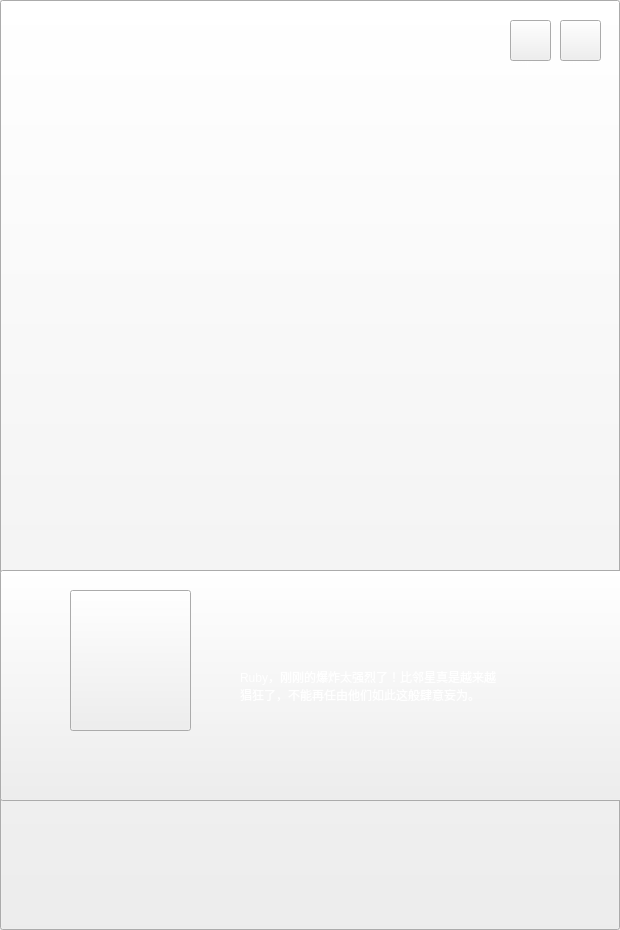
<?xml version="1.0" encoding="UTF-8"?>
<ui version="4.0">
 <class>ptwo</class>
 <widget class="QWidget" name="ptwo">
  <property name="geometry">
   <rect>
    <x>0</x>
    <y>0</y>
    <width>620</width>
    <height>930</height>
   </rect>
  </property>
  <property name="windowTitle">
   <string>Form</string>
  </property>
  <widget class="QPushButton" name="buttonone">
   <property name="geometry">
    <rect>
     <x>0</x>
     <y>0</y>
     <width>620</width>
     <height>930</height>
    </rect>
   </property>
   <property name="styleSheet">
    <string notr="true">border-image: url(:/ui/bgtwoo.png);</string>
   </property>
   <property name="text">
    <string/>
   </property>
  </widget>
  <widget class="QToolButton" name="toolButton">
   <property name="geometry">
    <rect>
     <x>0</x>
     <y>570</y>
     <width>631</width>
     <height>231</height>
    </rect>
   </property>
   <property name="styleSheet">
    <string notr="true">border-image: url(:/new/prefix1/ui/contact.png);</string>
   </property>
   <property name="text">
    <string/>
   </property>
  </widget>
  <widget class="QToolButton" name="toolButton_2">
   <property name="geometry">
    <rect>
     <x>70</x>
     <y>590</y>
     <width>121</width>
     <height>141</height>
    </rect>
   </property>
   <property name="styleSheet">
    <string notr="true">
border-image: url(:/ui/character_maleAdventurer_behindBack.png);</string>
   </property>
   <property name="text">
    <string/>
   </property>
  </widget>
  <widget class="QLabel" name="label">
   <property name="geometry">
    <rect>
     <x>240</x>
     <y>620</y>
     <width>261</width>
     <height>131</height>
    </rect>
   </property>
   <property name="sizePolicy">
    <sizepolicy hsizetype="Fixed" vsizetype="Preferred">
     <horstretch>0</horstretch>
     <verstretch>0</verstretch>
    </sizepolicy>
   </property>
   <property name="styleSheet">
    <string notr="true">color: rgb(255, 255, 255);
font: 75 11pt &quot;微软雅黑&quot;;</string>
   </property>
   <property name="text">
    <string>Ruby，刚刚的爆炸太强烈了！比邻星真是越来越猖狂了，不能再任由他们如此这般肆意妄为。</string>
   </property>
   <property name="alignment">
    <set>Qt::AlignLeading|Qt::AlignLeft|Qt::AlignVCenter</set>
   </property>
   <property name="wordWrap">
    <bool>true</bool>
   </property>
  </widget>
  <widget class="QPushButton" name="pushButton_3">
   <property name="geometry">
    <rect>
     <x>0</x>
     <y>0</y>
     <width>620</width>
     <height>930</height>
    </rect>
   </property>
   <property name="styleSheet">
    <string notr="true">background:transparent;</string>
   </property>
   <property name="text">
    <string/>
   </property>
   <property name="flat">
    <bool>true</bool>
   </property>
  </widget>
  <widget class="QLabel" name="label_3">
   <property name="geometry">
    <rect>
     <x>562</x>
     <y>52</y>
     <width>41</width>
     <height>16</height>
    </rect>
   </property>
   <property name="styleSheet">
    <string notr="true">color: rgb(255, 255, 255);

font: 75 8pt &quot;Cooper Black&quot;;</string>
   </property>
   <property name="text">
    <string>back</string>
   </property>
  </widget>
  <widget class="QPushButton" name="pushButton_4">
   <property name="geometry">
    <rect>
     <x>505</x>
     <y>20</y>
     <width>51</width>
     <height>51</height>
    </rect>
   </property>
   <property name="styleSheet">
    <string notr="true">background:transparent;</string>
   </property>
   <property name="text">
    <string/>
   </property>
   <property name="flat">
    <bool>true</bool>
   </property>
  </widget>
  <widget class="QLabel" name="label_2">
   <property name="geometry">
    <rect>
     <x>512</x>
     <y>52</y>
     <width>41</width>
     <height>16</height>
    </rect>
   </property>
   <property name="styleSheet">
    <string notr="true">color: rgb(255, 255, 255);

font: 75 8pt &quot;Cooper Black&quot;;</string>
   </property>
   <property name="text">
    <string>skip</string>
   </property>
  </widget>
  <widget class="QPushButton" name="pushButton_5">
   <property name="geometry">
    <rect>
     <x>560</x>
     <y>20</y>
     <width>51</width>
     <height>51</height>
    </rect>
   </property>
   <property name="styleSheet">
    <string notr="true">background:transparent;</string>
   </property>
   <property name="text">
    <string/>
   </property>
   <property name="flat">
    <bool>true</bool>
   </property>
  </widget>
  <widget class="QPushButton" name="pushButton_6">
   <property name="geometry">
    <rect>
     <x>560</x>
     <y>20</y>
     <width>41</width>
     <height>41</height>
    </rect>
   </property>
   <property name="styleSheet">
    <string notr="true">border-image: url(:/ui/ship_0001.png);</string>
   </property>
   <property name="text">
    <string/>
   </property>
  </widget>
  <widget class="QPushButton" name="pushButton_2">
   <property name="geometry">
    <rect>
     <x>510</x>
     <y>20</y>
     <width>41</width>
     <height>41</height>
    </rect>
   </property>
   <property name="styleSheet">
    <string notr="true">border-image: url(:/ui/ship_0003.png);</string>
   </property>
   <property name="text">
    <string/>
   </property>
  </widget>
  <zorder>buttonone</zorder>
  <zorder>toolButton</zorder>
  <zorder>label</zorder>
  <zorder>toolButton_2</zorder>
  <zorder>label_3</zorder>
  <zorder>label_2</zorder>
  <zorder>pushButton_6</zorder>
  <zorder>pushButton_2</zorder>
  <zorder>pushButton_3</zorder>
  <zorder>pushButton_4</zorder>
  <zorder>pushButton_5</zorder>
 </widget>
 <resources/>
 <connections/>
</ui>
